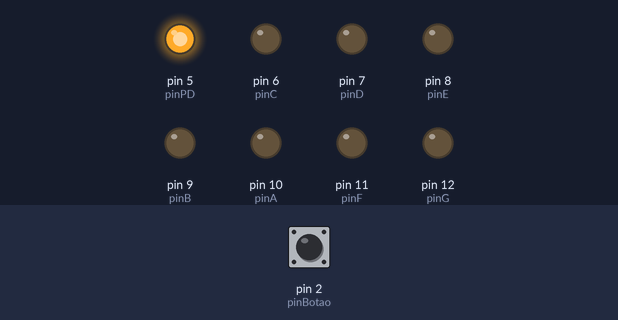
Bench run of a sketch on a simulated Arduino Uno, built with avr-gcc and run on an emulated ATmega328P. On the bench: output pins drawn as LEDs (lit = HIGH). The test bench sets the inputs (shaded band); at power-on: pin 2 (pinBotao) LOW. Random numbers use the default seed unless the sketch sets one.

Above: at 1.2 s.
1.3 s: pin 2 (pinBotao) pulled HIGH for 0.15 s
At 2.5 s:
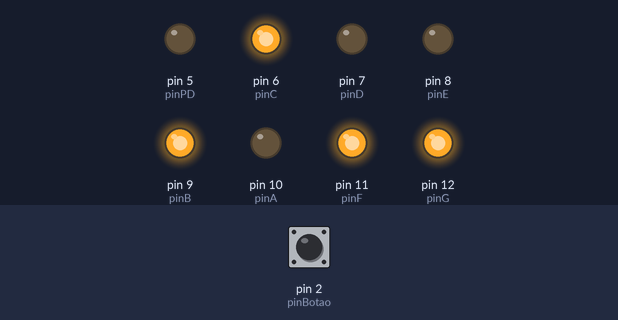
2.9 s: pin 2 (pinBotao) pulled HIGH for 1 s
At 3.9 s:
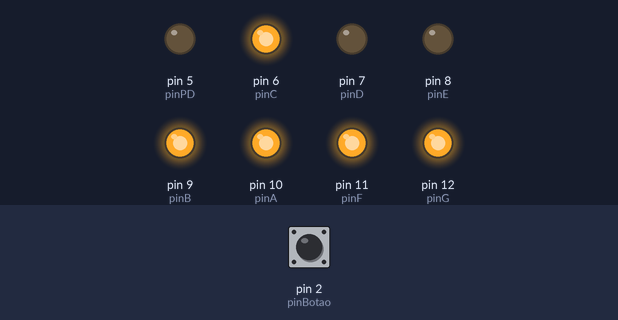
5.4 s: pin 2 (pinBotao) pulled HIGH for 3.2 s
At 5.8 s:
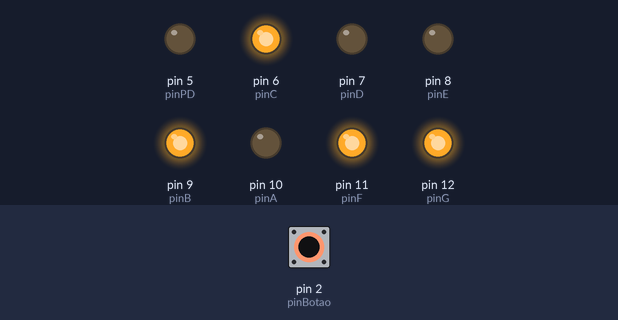
10.1 s: pin 2 (pinBotao) pulled HIGH for 0.15 s
At 10.5 s:
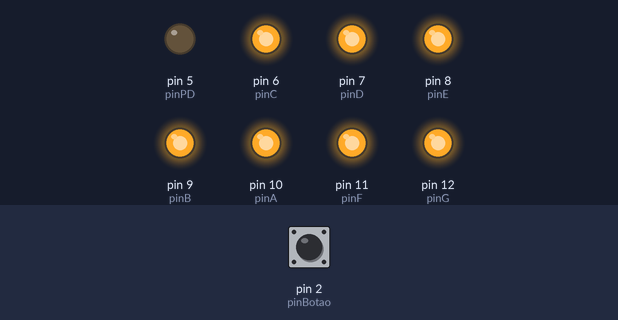
11.7 s: pin 2 (pinBotao) pulled HIGH for 0.15 s
At 12.9 s:
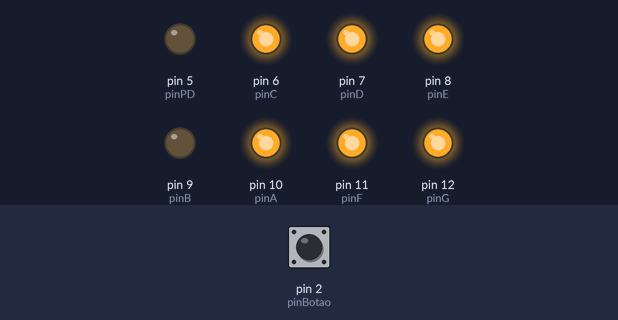
13.3 s: pin 2 (pinBotao) pulled HIGH for 1 s
At 14.2 s:
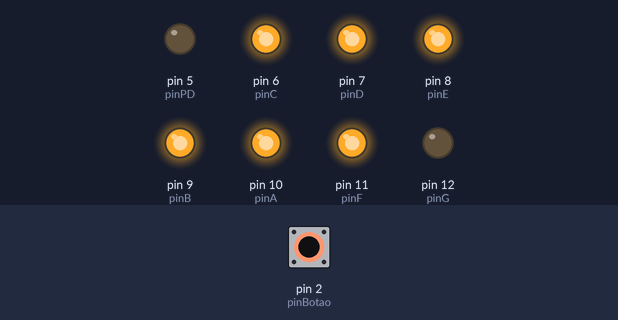
Timing chart, 0 to 16.3 s (numbered marks = the images above; inputs shaded):
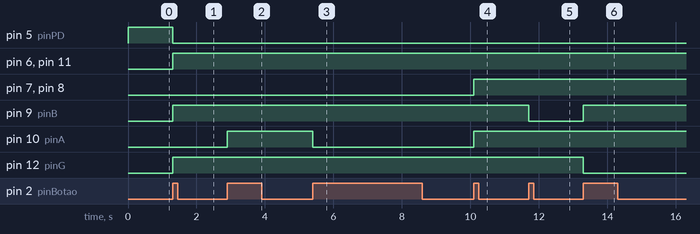

The sketch:

aula_15_RANDOM.ino
```cpp
//RANDOM: PERMITE SORTEAR.
#define pinBotao 2

#define pinA 10
#define pinB 9
#define pinC 6
#define pinD 7
#define pinE 8
#define pinF 11
#define pinG 12
#define pinPD 5

//variavel controlado pelo botao
int numero = 10;

//controlar o estado do batao
boolean botaoAnterior = false;
boolean botaoActual = true;

void setup() {
  // put your setup code here, to run once:
  pinMode(pinBotao, INPUT);

  pinMode(pinA, OUTPUT);
  pinMode(pinB, OUTPUT);
  pinMode(pinC, OUTPUT);
  pinMode(pinD, OUTPUT);
  pinMode(pinE, OUTPUT);
  pinMode(pinF, OUTPUT);
  pinMode(pinG, OUTPUT);
  pinMode(pinPD, OUTPUT);

//cada lista tem um conjunto de numero que parecem ser aleatorio
  randomSeed(analogRead(A0));
  //ler a informacao de uma porta nao conectado para variar
  //VAMOS ter 1024 lista para o efeito sorteio

}

void loop() {
  // put your main code here, to run repeatedly:
  //Efeito Bouncing: botao mecanico enviado informações para uma porta digital

  //verificacao do botao se esta apertado ou nao.
  botaoActual = digitalRead(pinBotao);
  if(botaoActual && !botaoAnterior)
  {
    //sortear de 0 ate 9
   numero = random(10);

  }
  botaoAnterior = botaoActual;

  switch(numero)
  {
    case 0:
      digitalWrite(pinA,HIGH);
      digitalWrite(pinB,HIGH);
      digitalWrite(pinC,HIGH);
      digitalWrite(pinD,HIGH);
      digitalWrite(pinE,HIGH);
      digitalWrite(pinF,HIGH);
      digitalWrite(pinG,LOW);
      digitalWrite(pinPD,LOW);
      break;
    case 1:
      digitalWrite(pinA,LOW);
      digitalWrite(pinB,HIGH);
      digitalWrite(pinC,HIGH);
      digitalWrite(pinD,LOW);
      digitalWrite(pinE,LOW);
      digitalWrite(pinF,LOW);
      digitalWrite(pinG,LOW);
      digitalWrite(pinPD,LOW);
      break;
    case 2:
      digitalWrite(pinA,HIGH);
      digitalWrite(pinB,HIGH);
      digitalWrite(pinC,LOW);
      digitalWrite(pinD,HIGH);
      digitalWrite(pinE,HIGH);
      digitalWrite(pinF,LOW);
      digitalWrite(pinG,HIGH);
      digitalWrite(pinPD,LOW);
      break;
    case 3:
      digitalWrite(pinA,HIGH);
      digitalWrite(pinB,HIGH);
      digitalWrite(pinC,HIGH);
      digitalWrite(pinD,HIGH);
      digitalWrite(pinE,LOW);
      digitalWrite(pinF,LOW);
      digitalWrite(pinG,HIGH);
      digitalWrite(pinPD,LOW);
      break;
    case 4:
      digitalWrite(pinA,LOW);
      digitalWrite(pinB,HIGH);
      digitalWrite(pinC,HIGH);
      digitalWrite(pinD,LOW);
      digitalWrite(pinE,LOW);
      digitalWrite(pinF,HIGH);
      digitalWrite(pinG,HIGH);
      digitalWrite(pinPD,LOW);
      break;
    case 5:
      digitalWrite(pinA,HIGH);
      digitalWrite(pinB,LOW);
      digitalWrite(pinC,HIGH);
      digitalWrite(pinD,HIGH);
      digitalWrite(pinE,LOW);
      digitalWrite(pinF,HIGH);
      digitalWrite(pinG,HIGH);
      digitalWrite(pinPD,LOW);
      break;
    case 6:
      digitalWrite(pinA,HIGH);
      digitalWrite(pinB,LOW);
      digitalWrite(pinC,HIGH);
      digitalWrite(pinD,HIGH);
      digitalWrite(pinE,HIGH);
      digitalWrite(pinF,HIGH);
      digitalWrite(pinG,HIGH);
      digitalWrite(pinPD,LOW);
      break;
    case 7:
      digitalWrite(pinA,HIGH);
      digitalWrite(pinB,HIGH);
      digitalWrite(pinC,HIGH);
      digitalWrite(pinD,LOW);
      digitalWrite(pinE,LOW);
      digitalWrite(pinF,LOW);
      digitalWrite(pinG,LOW);
      digitalWrite(pinPD,LOW);
      break;
    case 8:
      digitalWrite(pinA,HIGH);
      digitalWrite(pinB,HIGH);
      digitalWrite(pinC,HIGH);
      digitalWrite(pinD,HIGH);
      digitalWrite(pinE,HIGH);
      digitalWrite(pinF,HIGH);
      digitalWrite(pinG,HIGH);
      digitalWrite(pinPD,LOW);
      break;
    case 9:
      digitalWrite(pinA,HIGH);
      digitalWrite(pinB,HIGH);
      digitalWrite(pinC,HIGH);
      digitalWrite(pinD,LOW);
      digitalWrite(pinE,LOW);
      digitalWrite(pinF,HIGH);
      digitalWrite(pinG,HIGH);
      digitalWrite(pinPD,LOW);
      break;
    default:
      digitalWrite(pinA,LOW);
      digitalWrite(pinB,LOW);
      digitalWrite(pinC,LOW);
      digitalWrite(pinD,LOW);
      digitalWrite(pinE,LOW);
      digitalWrite(pinF,LOW);
      digitalWrite(pinG,LOW);
      digitalWrite(pinPD,HIGH);
      break;
  }

}
```

Measured:
- after the input at 1.3 s, pin 5 (pinPD): HIGH → LOW at once; pin 6 (pinC), pin 9 (pinB), pin 11 (pinF), pin 12 (pinG): LOW → HIGH at once
- after the input at 2.9 s, pin 10 (pinA): LOW → HIGH at once
- after the input at 5.4 s, pin 10 (pinA): HIGH → LOW at once
- after the input at 10.1 s, pin 7 (pinD), pin 8 (pinE), pin 10 (pinA): LOW → HIGH at once
- after the input at 11.7 s, pin 9 (pinB): HIGH → LOW at once
- after the input at 13.3 s, pin 9 (pinB): LOW → HIGH at once; pin 12 (pinG): HIGH → LOW at once
